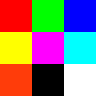

This is a level from a 2D game, rendered from its Tiled map with the project's own tilesets. A one-line summary and the map file follow, with tile-layer data summarised:
An orthogonal 3x3 tile map with 32x32 px tiles, 1 tile layer (Tile Layer 1).

<map version="1.0" orientation="orthogonal" renderorder="left-down" width="3" height="3" tilewidth="32" tileheight="32" nextobjectid="1">
 <tileset firstgid="1" name="test-tileset" tilewidth="32" tileheight="32" spacing="2" margin="2">
  <image source="test-tileset.png" width="104" height="104" />
 </tileset>
 <layer name="Tile Layer 1" width="3" height="3">
  <data>[9 cells, 9 non-empty, 9 distinct tile ids]</data>
 </layer>
</map>
